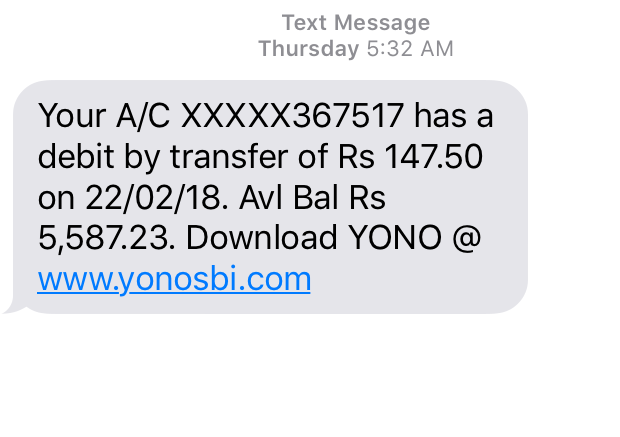
#> input picture Image-1.png, 620 x 437 px
$ python -i OCR.py   (imports and definitions only)   (older library calls are emulated)
#> lines starting #> are read from the running program, lines starting #| are printed output that depends on the picture; after the words box and inside, x2 and y2 are one past the last pixel; in counts of white or black regions, pixels touching at a corner belong together

import numpy as np
import pytesseract
from PIL import Image
import cv2
import tempfile

IMAGE_SIZE = 1800
BINARY_THREHOLD = 180

def set_image_dpi(file_path):
#> called with file_path = 'Image-1.png'
    im = Image.open(file_path)
#> im is the input picture: PIL image 620x437 RGBA; mean R, G, B, A 231.2, 232.2, 235.4, 255
    length_x, width_y = im.size
#> length_x = 620; width_y = 437
    factor = max(1, int(IMAGE_SIZE / length_x))
#> factor = 2
    size = factor * length_x, factor * width_y
#> size = (1240, 874)
    # size = (1800, 1800)
    im_resized = im.resize(size, Image.ANTIALIAS)
    temp_file = tempfile.NamedTemporaryFile(delete=False, suffix='.jpg')
    temp_filename = temp_file.name
    im_resized.save(temp_filename, dpi=(300, 300))
    return temp_filename


def process_image_for_ocr(file_path):
    # TODO : Implement using opencv
    temp_filename = set_image_dpi(file_path)
    im_new = remove_noise_and_smooth(temp_filename)
#> in remove_noise_and_smooth, `filtered = cv2.adaptiveThreshold(img.astype(np.uint8), 255, cv2.ADAPTI..`:
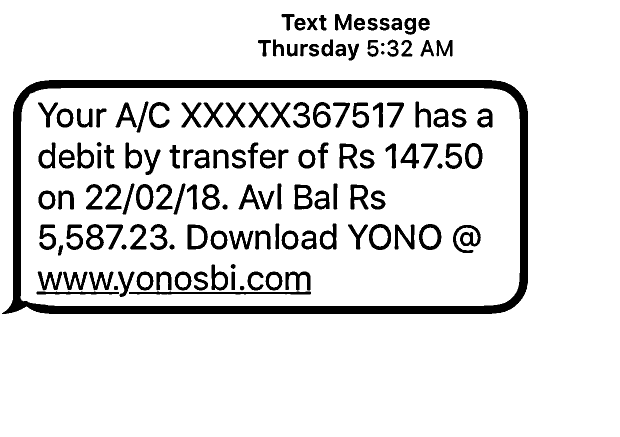
#> filtered: shape (874, 1240) (shown at 1/2 size); 88.8% white; 134 black regions, largest, box (x1, y1, x2, y2) and area: (4, 160, 1056, 628) 45953, (258, 583, 622, 589) 1566, (906, 450, 962, 506) 1311
    return im_new


def image_smoothening(img):
    ret1, th1 = cv2.threshold(img, BINARY_THREHOLD, 255, cv2.THRESH_BINARY)
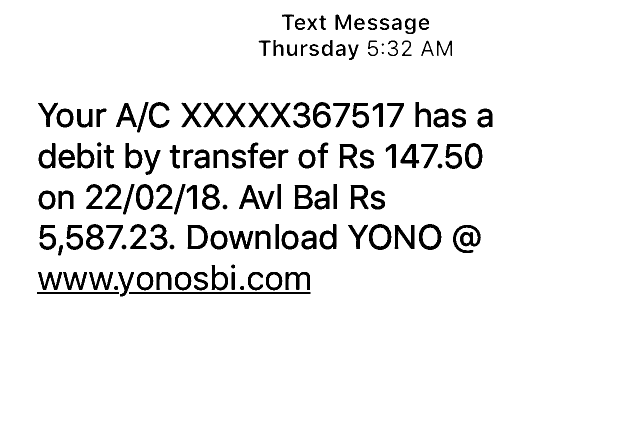
#> th1: shape (874, 1240) (shown at 1/2 size); 93.3% white; 133 black regions (2 under 20 px), largest, box (x1, y1, x2, y2) and area: (258, 584, 621, 588) 1452, (906, 450, 962, 506) 1348, (589, 370, 626, 418) 982
#> ret1 = 180
    ret2, th2 = cv2.threshold(th1, 0, 255, cv2.THRESH_BINARY + cv2.THRESH_OTSU)
#> ret2 = 0
    blur = cv2.GaussianBlur(th2, (1, 1), 0)
    ret3, th3 = cv2.threshold(blur, 0, 255, cv2.THRESH_BINARY + cv2.THRESH_OTSU)
#> ret3 = 0
    return th3


def remove_noise_and_smooth(file_name):
    img = cv2.imread(file_name, 0)
    filtered = cv2.adaptiveThreshold(img.astype(np.uint8), 255, cv2.ADAPTIVE_THRESH_MEAN_C, cv2.THRESH_BINARY, 41, 3)
    kernel = np.ones((1, 1), np.uint8)
    opening = cv2.morphologyEx(filtered, cv2.MORPH_OPEN, kernel)
    closing = cv2.morphologyEx(opening, cv2.MORPH_CLOSE, kernel)
    img = image_smoothening(img)
    or_image = cv2.bitwise_or(img, closing)
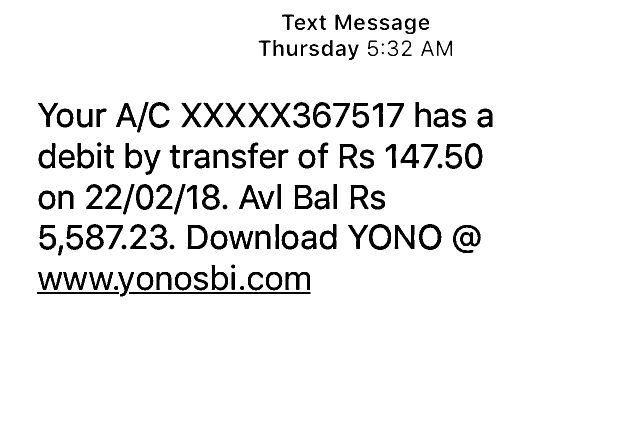
#> or_image: shape (874, 1240) (shown at 1/2 size); 93.5% white; 133 black regions (2 under 20 px), largest, box (x1, y1, x2, y2) and area: (258, 584, 621, 588) 1452, (906, 450, 962, 506) 1304, (838, 448, 883, 500) 956
    return or_image


def final_image(self,file_path):
    process_image_for_ocr(file_path)
    set_image_dpi(file_path)
    # image_smoothening(file_path)
    #remove_noise_and_smooth(file_path)
    text = pytesseract.image_to_string(Image.open(file_path))
    print('--- Start recognize text from image ---')
    print(text)
    #text1 = str(text)
    file2 = open("prctxt.txt", 'w')
    file2.write(str(text))
    file2.close()
    print("------ Done -------")
    self.textext()
    self.mess()

>>> result = process_image_for_ocr('Image-1.png')
